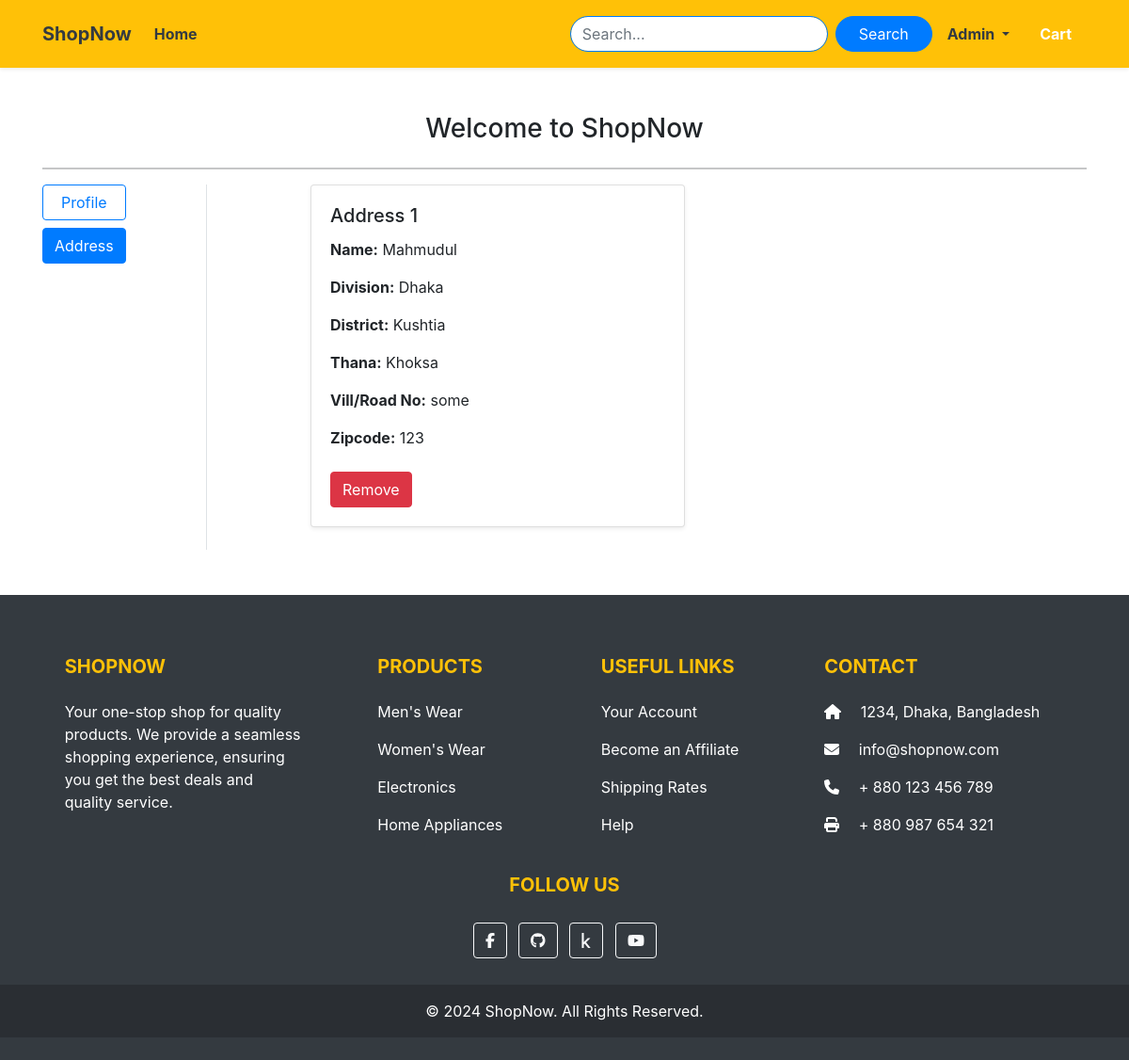
The app's page /address/ (signed in) with its own data.
### Shop/models.py (models this page shows)
class Customer(models.Model):
    user = models.ForeignKey(User, on_delete=models.CASCADE)
    name = models.CharField(max_length=200)
    division = models.CharField(choices=DIVISION_CHOICES, max_length=50)
    district = models.CharField(max_length=200)
    thana = models.CharField(max_length=50)
    villorroad = models.CharField(max_length=50)
    zipcode = models.IntegerField()
    def __str__(self):
        return str(self.id)

### Shop/views.py (the view)
# urls.py: path('address/', views.address, name='address'),
@login_required
def address(request):
 add = Customer.objects.filter(user=request.user)
 a = Cart.objects.filter(user=request.user).count()
 print(add)
 if  add.exists():
    return render(request, 'Shop/address.html', {'add':add, 'active':'btn-primary' , 'd':"none"})
 return render(request, 'Shop/address.html', {'a':a,'d':'Block'})

### Shop/templates/Shop/address.html (shortened to what this page needs)
{% extends 'Shop/base.html' %}
{% load static %}
{% block main-content %}
<div class="container my-5">
    <h3 class="text-center mb-4">Welcome to ShopNow</h3>
    <hr>
    <div class="row">
        <div class="col-sm-2 d-flex border-end">
            <ul class="list-unstyled ">
                <li class="d-grid mb-2 "><a href="{% url 'profile' %}" class="btn text-primary btn-outline-primary">Profile</a></li>
                <li class="d-grid"><a href="{% url 'address' %}" class="btn text-white btn-primary">Address</a></li>
            </ul>
        </div>
        <div class="col-sm-9 offset-sm-1">
            <div class="row">
                {% for ad in add %}
                <div class="col-sm-6 mb-4">
                    <div class="card shadow-sm">
                        <div class="card-body">
                            <h5 class="card-title">Address {{ forloop.counter }}</h5>
                            <p><strong>Name:</strong> {{ ad.name }}</p>
                            <p><strong>Division:</strong> {{ ad.division }}</p>
                            <p><strong>District:</strong> {{ ad.district }}</p>
                            <p><strong>Thana:</strong> {{ ad.thana }}</p>
                            <p><strong>Vill/Road No:</strong> {{ ad.villorroad }}</p>
                            <p><strong>Zipcode:</strong> {{ ad.zipcode }}</p>
                            <a href="#" addressid="{{ ad.id }}" class="remove-address btn btn-danger mt-2">Remove</a>
                        </div>
                    </div>
                </div>
                {% empty %}
                <div class="col-12">
                    <p class="text-muted">No addresses available. Please add a new address.</p>
                </div>
                {% endfor %}
            </div>
        </div>
    </div>
</div>
{% endblock main-content %}

### Shop/templates/Shop/base.html (shortened to what this page needs)
<!doctype html>
{% load static %}
<html lang="en">
<head>
    <link href="https://cdn.jsdelivr.net/npm/bootstrap@5.0.0-beta1/dist/css/bootstrap.min.css" rel="stylesheet"
>
    <link rel="stylesheet" href="{% static 'Shop/css/owl.carousel.min.css' %}">
    <link rel="stylesheet" href="{% static 'Shop/css/all.min.css' %}">
    <link rel="stylesheet" href="{% static 'Shop/css/style.css' %}">
    <link rel="stylesheet" href="{% static 'Shop/css/order.css' %}">
</head>
<body>
   <nav class="navbar navbar-expand-lg navbar-dark bg-warning shadow-sm py-3">
    <div class="container">
        <a class="navbar-brand fw-bold text-dark" href="/">ShopNow</a>
        <div class="collapse navbar-collapse" id="navbarSupportedContent">
            <ul class="navbar-nav me-auto mb-2 mb-lg-0">
                <li class="nav-item">
                    <a class="nav-link text-white text-dark fw-bold" aria-current="page" href="/">Home</a>
                </li>
            </ul>
            <form id="searchForm" class="d-flex align-items-center">
                <input id="query" type="text" class="form-control me-2 rounded-pill border-primary" placeholder="Search...">
                <button id="searchButton" class="btn btn-primary fw-semibold rounded-pill px-4" type="submit">
                    Search
                </button>
            </form>
            <div>
                <ul class="navbar-nav me-auto mb-2 mb-lg-0 text-dark fw-bold">
                    {% if request.user.is_authenticated %}
                    <li class="nav-item dropdown mx-2">
                        <a class="nav-link dropdown-toggle  text-dark fw-bold fw-semibold" href="#" id="profileDropdown" role="button" data-bs-toggle="dropdown" aria-expanded="false">
                            {{request.user.username|capfirst}}
                        </a>
                    </li>
                    <li class="nav-item mx-2">
                        <a href="{% url 'showcart' %}" class="nav-link text-white position-relative">
                            Cart
                        </a>
                    </li>
                    {% endif %}
                </ul>
            </div>
        </div>
    </div>
</nav>
    {% block main-content %} {% endblock main-content %}
<footer class="bg-dark text-white pt-5 pb-4">
    <div class="container text-center text-md-left">
        <div class="row text-center text-md-left">
            <div class="col-md-3 col-lg-3 col-xl-3 mx-auto mt-3">
                <h5 class="text-uppercase mb-4 font-weight-bold text-warning">ShopNow</h5>
                <p>Your one-stop shop for quality products. We provide a seamless shopping experience, ensuring you get the best deals and quality service.</p>
            </div>
            <div class="col-md-2 col-lg-2 col-xl-2 mx-auto mt-3">
                <h5 class="text-uppercase mb-4 font-weight-bold text-warning">Products</h5>
                <p><a href="#" class="text-white" style="text-decoration: none;">Men's Wear</a></p>
                <p><a href="#" class="text-white" style="text-decoration: none;">Women's Wear</a></p>
                <p><a href="#" class="text-white" style="text-decoration: none;">Electronics</a></p>
                <p><a href="#" class="text-white" style="text-decoration: none;">Home Appliances</a></p>
            </div>
            <div class="col-md-3 col-lg-2 col-xl-2 mx-auto mt-3">
                <h5 class="text-uppercase mb-4 font-weight-bold text-warning">Useful Links</h5>
                <p><a href="#" class="text-white" style="text-decoration: none;">Your Account</a></p>
                <p><a href="#" class="text-white" style="text-decoration: none;">Become an Affiliate</a></p>
                <p><a href="#" class="text-white" style="text-decoration: none;">Shipping Rates</a></p>
                <p><a href="#" class="text-white" style="text-decoration: none;">Help</a></p>
            </div>
            <div class="col-md-4 col-lg-3 col-xl-3 mx-auto mt-3">
                <h5 class="text-uppercase mb-4 font-weight-bold text-warning">Contact</h5>
                <p><i class="fas fa-home mr-3"></i> 1234, Dhaka, Bangladesh</p>
                <p><i class="fas fa-envelope mr-3"></i> info@shopnow.com</p>
                <p><i class="fas fa-phone mr-3"></i> + 880 123 456 789</p>
                <p><i class="fas fa-print mr-3"></i> + 880 987 654 321</p>
            </div>
        </div>
        <div class="row d-flex justify-content-center mt-4 mb-4">
            <div class="col-md-5 col-lg-4 col-xl-3 text-center">
                <h5 class="text-uppercase mb-4 font-weight-bold text-warning">Follow Us</h5>
                <a href="https://www.facebook.com/profile.php?id=100076803278386" target="_blank" class="btn btn-outline-light btn-floating m-1"><i class="fab fa-facebook-f"></i></a>
                <a href="https://github.com/Shawon5030" target="_blank"  class="btn btn-outline-light btn-floating m-1"><i class="fab fa-github"></i></a>
                <a href="https://www.kaggle.com/mahmudulhaqueshawon" target="_blank"   class="btn btn-outline-light btn-floating m-1"><i class="fab fa-kaggle"></i></a>
                <a href="https://www.youtube.com/channel/UCtbnZffxwpC-yRDmVlf04LQ" target="_blank"  class="btn btn-outline-light btn-floating m-1"><i class="fab fa-youtube"></i></a>
            </div>
        </div>
    </div>
    <div class="text-center p-3" style="background-color: rgba(0, 0, 0, 0.2);">
        © 2024 ShopNow. All Rights Reserved.
    </div>
</footer>
<link rel="stylesheet" href="https://cdnjs.cloudflare.com/ajax/libs/font-awesome/6.0.0-beta3/css/all.min.css">
<link rel="stylesheet" href="https://maxcdn.bootstrapcdn.com/bootstrap/4.0.0/css/bootstrap.min.css">
</body>
</html>

### Shop/templates/Shop/address.html (style rules this page uses)
.btn-outline-primary { transition: background-color 0.3s, color 0.3s; }
.btn-danger { transition: background-color 0.3s, color 0.3s; }

### records on screen
Customer: name "Mahmudul", division "Dhaka", district "Kushtia", thana "Khoksa", villorroad "some", zipcode "123"

### other values on screen
{{ request.user.username|capfirst }} "Admin"
